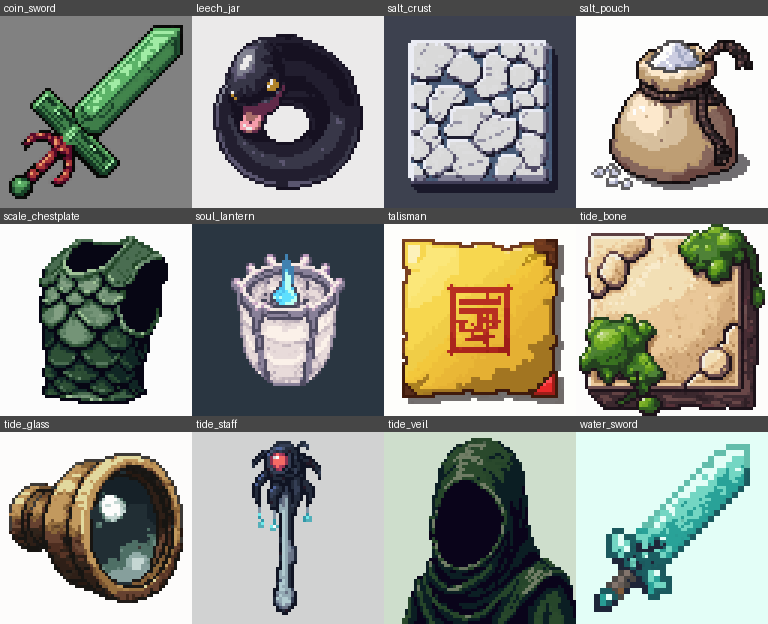
#> input picture references/gear/all_refs.png, 768 x 624 px, given in place of ref_water_sword.png, which was not available
$ python gen_gear.py ../references/gear/all_refs.png
#> lines starting #> are read from the running program, lines starting #| are printed output that depends on the picture; pictures that were not available may be replaced by others from this repository, and a replacement may not be noted
### tools/ref_icon.py
"""Turns a PixelLab reference (64x64 on a flat background) into a 16x16 item icon: knocks out the background
from the corners, crops to the subject, shrinks it keeping hard pixels, and darkens the outer edge to an outline."""
from collections import deque

from PIL import Image


def knock_out(img, tolerance=40):
    img = img.convert("RGBA")
    px = img.load()
    w, h = img.size
    seen = set()
    for corner in ((0, 0), (w - 1, 0), (0, h - 1), (w - 1, h - 1)):
        bg = px[corner]
        queue = deque([corner])
        while queue:
            x, y = queue.popleft()
            if (x, y) in seen or not (0 <= x < w and 0 <= y < h):
                continue
            c = px[x, y]
            if sum(abs(c[k] - bg[k]) for k in range(3)) > tolerance:
                continue
            seen.add((x, y))
            px[x, y] = (0, 0, 0, 0)
            queue.extend(((x + 1, y), (x - 1, y), (x, y + 1), (x, y - 1)))
    return img


def shrink(img, size=16, fill=0.95):
    box = img.getbbox()
    img = img.crop(box)
    w, h = img.size
    scale = size * fill / max(w, h)
    nw, nh = max(1, round(w * scale)), max(1, round(h * scale))
    small = img.resize((nw, nh), Image.BOX)
    out = Image.new("RGBA", (size, size), (0, 0, 0, 0))
    out.alpha_composite(small, ((size - nw) // 2, (size - nh) // 2))
    px = out.load()
    for y in range(size):
        for x in range(size):
            r, g, b, a = px[x, y]
            px[x, y] = (r, g, b, 255) if a >= 110 else (0, 0, 0, 0)
    # outline: opaque pixels touching transparency get darker
    edge = []
    for y in range(size):
        for x in range(size):
            if px[x, y][3] and any(not (0 <= x + dx < size and 0 <= y + dy < size) or px[x + dx, y + dy][3] == 0
                                   for dx, dy in ((1, 0), (-1, 0), (0, 1), (0, -1))):
                edge.append((x, y))
    for x, y in edge:
        r, g, b, a = px[x, y]
        px[x, y] = (int(r * 0.55), int(g * 0.55), int(b * 0.55), 255)
    return out


def icon_from(ref_path, out_path, tolerance=40):
    shrink(knock_out(Image.open(ref_path), tolerance)).save(out_path)


# [6 lines left out: function tile_from, not called in this run]

### tools/gen_gear.py
"""The gear made from the Tide Mother and from the creatures' drops: icons, block and armour textures, models,
blockstates, loot, recipes, tags and names.

Usage: python tools/gen_gear.py <vanilla texture dir with diamond_*.png, diamond_layer_1/2.png, soul_lantern.png>
Most icons are shrunk from the PixelLab references in references/gear (see tools/gear_refs.sh); the staff and the
talisman are drawn here by hand.
"""
import json
import sys
from pathlib import Path

from PIL import Image

from gen_mobs import ROOT, icon, rng
from ref_icon import icon_from, tile_from

VTEX = Path(sys.argv[1])
REFS = ROOT.parents[4] / "references/gear"
M = "horror_town"
DATA = ROOT.parent.parent / "data"
ITEM_TEX = ROOT / "textures/item"
BLOCK_TEX = ROOT / "textures/block"
ARMOUR_TEX = ROOT / "textures/models/armor"


def write(path, data):
    path.parent.mkdir(parents=True, exist_ok=True)
    path.write_text(json.dumps(data, indent=2, ensure_ascii=False) + chr(10), encoding="utf-8")


# [15 lines left out: function recolour, not called in this run]


# ---------------------------------------------------------------- textures

def textures():
    for d in (ITEM_TEX, BLOCK_TEX, ARMOUR_TEX):
        d.mkdir(parents=True, exist_ok=True)
    for name, ref in (("water_sword", "water_sword"), ("tide_veil", "tide_veil"), ("coin_sword", "coin_sword"),
                      ("salt_line", "salt_pouch"), ("soul_lamp", "soul_lantern"), ("tide_glass", "tide_glass")):
        icon_from(REFS / f"ref_{ref}.png", ITEM_TEX / f"{name}.png")
#> in knock_out, img is the input picture: PIL image 768x624 RGBA; mean R, G, B, A 147.7, 149.5, 141.3, 255
#> the loop in knock_out, `for corner in ((0, 0), (w - 1, 0), (0, h - 1), (w - 1, h - 1)):` made 4 passes
#> bg on passes 1 to 4: (70, 70, 70, 255), (0, 0, 0, 0), (253, 252, 251, 255), (227, 254, 247, 255)
#> after the loop in knock_out, `for corner in ((0, 0), (w - 1, 0), (0, h - 1), (w - 1, h - 1)):`: seen = 82084 items
#> in shrink, `box = img.getbbox()`: box = (0, 4, 768, 624)
#> in shrink, `img = img.crop(box)`:
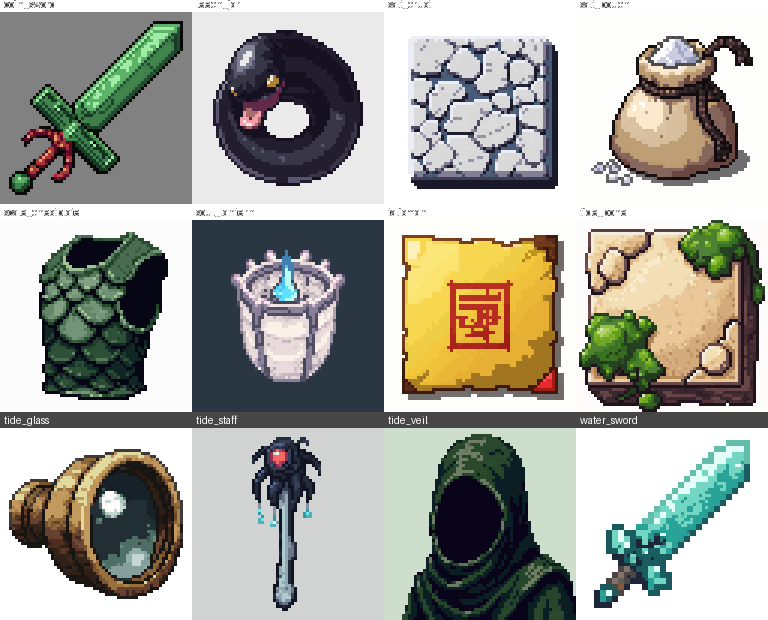
#> img: PIL image 768x620 RGBA; mean R, G, B, A 121.1, 121.2, 113, 212.7; transparent parts drawn white
#> in shrink, `out = Image.new("RGBA", (size, size), (0, 0, 0, 0))`: out: PIL image 16x16 RGBA; every value is 0
#> in shrink, `out.alpha_composite(small, ((size - nw) // 2, (size - nh) // 2))`:
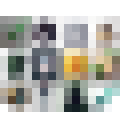
#> out: PIL image 16x16 RGBA (shown 8 times larger); mean R, G, B, A 99.5, 100.8, 94.6, 149.6; transparent parts drawn white
#> the loop in shrink, `for x, y in edge:` made 54 passes
#> (r, g, b) on passes 1 to 12: (131, 131, 131), (129, 129, 129), (122, 136, 123), (131, 154, 135), (218, 218, 219), (134, 131, 140), (208, 206, 209), (247, 247, 245), (241, 241, 239), (218, 217, 217), (213, 210, 210), (122, 127, 123)
#> in icon_from, `shrink(knock_out(Image.open(ref_path), tolerance)).save(out_path)`:
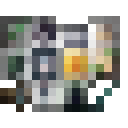
#> saved as water_sword.png: PIL image 16x16 RGBA (shown 8 times larger); mean R, G, B, A 77.9, 77.4, 71.9, 160.4; transparent parts drawn white
#> pass 2 of the loop in textures, `for name, ref in (("water_sword", "water_sword"), ("tide_veil", "tide_..`:
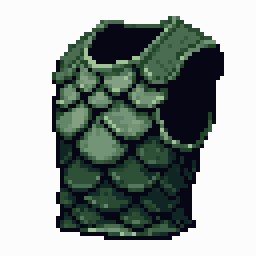
#> input picture references/gear/ref_scale_chestplate.png, 64 x 64 px, given in place of ref_tide_veil.png, which was not available (shown 4 times larger)
#> in knock_out, img is the input picture: PIL image 64x64 RGBA; mean R, G, B, A 150.8, 160.1, 155.6, 255
#> the loop in knock_out (call 2), `for corner in ((0, 0), (w - 1, 0), (0, h - 1), (w - 1, h - 1)):` made 4 passes
#> box = (13, 4, 56, 60)
#> img: PIL image 43x56 RGBA
#> in shrink (call 2), `out.alpha_composite(small, ((size - nw) // 2, (size - nh) // 2))`:
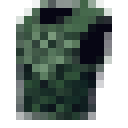
#> out: PIL image 16x16 RGBA (shown 8 times larger); mean R, G, B, A 26.2, 38.6, 32.8, 147.8; transparent parts drawn white
#> the loop in shrink (call 2), `for x, y in edge:` made 41 passes
#> (r, g, b) on passes 1 to 8: (61, 90, 67), (29, 40, 40), (27, 43, 37), (29, 47, 39), (49, 74, 57), (67, 101, 72), (51, 87, 59), (63, 93, 69)
#> in icon_from (call 2), `shrink(knock_out(Image.open(ref_path), tolerance)).save(out_path)`:
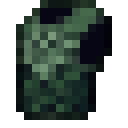
#> saved as tide_veil.png: PIL image 16x16 RGBA (shown 8 times larger); mean R, G, B, A 22.4, 32.8, 27.8, 154.4; transparent parts drawn white

    icon("tide_staff", [
        "...........t.t..",
        "..........tkkkt.",
        ".........tkrrkt.",
        "..........krrk..",
        ".........tkkkt..",
        "........bt.t....",
        ".......bb.......",
        "......bh........",
        ".....bb.........",
        "....hb..........",
        "...bb...........",
        "..bh............",
        ".bb.............",
        ".b..............",
        "w...............",
        "................"], {"b": (204, 198, 180), "h": (26, 30, 28), "k": (70, 86, 86), "t": (104, 120, 118),
                              "r": (225, 34, 26), "w": (90, 170, 184)})
    icon("soul_talisman", [
        "................",
        ".....oyyyyo.....",
        ".....yrrrry.....",
        ".....yyryyy.....",
        ".....yrrrry.....",
        ".....yyryyy.....",
        ".....yryryy.....",
        ".....yyyyyy.....",
        ".....yrrrry.....",
        ".....yryyry.....",
        ".....yrrrry.....",
        ".....yyryyy.....",
        ".....yyrryy.....",
        ".....yyyyyd.....",
        ".....oyyydd.....",
        "................"], {"y": (214, 180, 70), "o": (170, 136, 50), "r": (168, 30, 24), "d": (84, 58, 30)})

    # fish-scale armour: silver-green scales over the diamond pieces
    fish = dict(dark=(40, 58, 62), light=(176, 198, 192))
    for layer in (1, 2):
        recolour(Image.open(VTEX / f"diamond_layer_{layer}.png"), scale_period=2, **fish).save(
            ARMOUR_TEX / f"fish_scale_layer_{layer}.png")
    for piece in ("helmet", "chestplate", "leggings", "boots"):
        recolour(Image.open(VTEX / f"diamond_{piece}.png"), scale_period=3, **fish).save(ITEM_TEX / f"fish_scale_{piece}.png")
    # her veil, worn: a hood of wet, dark weed-green cloth
    recolour(Image.open(VTEX / "diamond_layer_1.png"), dark=(14, 22, 18), light=(70, 92, 76)).save(
        ARMOUR_TEX / "tide_veil_layer_1.png")

    # the soul lamp: the lantern's frame turned to stretched pale skin, its flame left cold and blue
    lamp = Image.open(VTEX / "soul_lantern.png").convert("RGBA")
    px = lamp.load()
    for y in range(lamp.height):
        for x in range(lamp.width):
            r, g, b, a = px[x, y]
            if a and not (b > r + 25 and g > r):
                lum = (0.3 * r + 0.59 * g + 0.11 * b) / 255
                px[x, y] = tuple(int(lo + (hi - lo) * lum) for lo, hi in zip((86, 70, 62), (232, 216, 198))) + (a,)
    lamp.save(BLOCK_TEX / "soul_lamp.png")

    # a scatter of salt grains, thickest down the middle
    salt = Image.new("RGBA", (16, 16), (0, 0, 0, 0))
    spx = salt.load()
    for y in range(16):
        for x in range(16):
            if rng.random() < 0.55 - abs(y - 7.5) * 0.045:
                v = rng.randint(200, 245)
                spx[x, y] = (v, v, v - rng.randint(0, 12), 255)
    salt.save(BLOCK_TEX / "salt_line.png")

    # tide bone: the reference for the side; the end shows the porous marrow in rings
    tile_from(REFS / "ref_tide_bone.png", BLOCK_TEX / "tide_bone.png")
    side = Image.open(BLOCK_TEX / "tide_bone.png").convert("RGBA")
    top = side.copy()
    tpx = top.load()
    for y in range(16):
        for x in range(16):
            d = ((x - 7.5) ** 2 + (y - 7.5) ** 2) ** 0.5
            r, g, b, a = tpx[x, y]
            if d < 3:
                f = 0.45
            elif d < 4.5:
                f = 1.1
            elif d < 6.5:
                f = 0.85 if rng.random() < 0.4 else 1.0
            else:
                f = 0.75
            tpx[x, y] = (min(255, int(r * f)), min(255, int(g * f)), min(255, int(b * f)), 255)
    top.save(BLOCK_TEX / "tide_bone_top.png")


# ---------------------------------------------------------------- models and blockstates

# [32 lines left out: function models, not called in this run]


# ---------------------------------------------------------------- loot, tags, recipes

def item(name):
    return {"item": name if ":" in name else f"{M}:{name}"}


# [16 lines left out: functions shaped, shapeless, drops_itself, not called in this run]


SILK_TOUCH = {"condition": "minecraft:match_tool", "predicate": {"predicates": {"minecraft:enchantments": [
    {"enchantments": "minecraft:silk_touch", "levels": {"min": 1}}]}}}


# [28 lines left out: function data, not called in this run]


NAMES = {
    "item.horror_town.tide_staff": ("潮母法杖", "Tide Mother's Staff"),
    "item.horror_town.water_sword": ("水剑", "Water Sword"),
    "entity.horror_town.water_sword": ("水剑", "Water Sword"),
    "item.horror_town.tide_veil": ("潮母面纱", "Tide Mother's Veil"),
    "block.horror_town.tide_bone": ("潮骨", "Tide Bone"),
    "item.horror_town.fish_scale_helmet": ("鱼鳞盔", "Fish-Scale Cap"),
    "item.horror_town.fish_scale_chestplate": ("鱼鳞甲", "Fish-Scale Vest"),
    "item.horror_town.fish_scale_leggings": ("鱼鳞护腿", "Fish-Scale Leggings"),
    "item.horror_town.fish_scale_boots": ("鱼鳞靴", "Fish-Scale Boots"),
    "item.horror_town.coin_sword": ("铜钱剑", "Coin Sword"),
    "item.horror_town.soul_talisman": ("镇魂符", "Binding Talisman"),
    "entity.horror_town.soul_talisman": ("镇魂符", "Binding Talisman"),
    "block.horror_town.salt_line": ("盐线", "Salt Line"),
    "block.horror_town.soul_lamp": ("引魂灯", "Soul Lamp"),
    "item.horror_town.tide_glass": ("窥潮镜", "Tide Glass"),
    "effect.horror_town.bound": ("镇住", "Bound"),
    "block.horror_town.barnacles": ("藤壶", "Barnacles"),
    "biome.horror_town.brine_waste": ("盐碱荒原", "Brine Waste"),
    "biome.horror_town.barnacle_wood": ("藤壶林", "Barnacle Wood"),
    "biome.horror_town.mildew_plains": ("霉原", "Mildew Plains"),
    "biome.horror_town.sodden_taiga": ("湿杉林", "Sodden Taiga"),
    "biome.horror_town.weeping_crags": ("泣岩山", "Weeping Crags"),
}
GONE = ["item.horror_town.tide_scale_helmet", "item.horror_town.tide_scale_chestplate",
        "item.horror_town.tide_scale_leggings", "item.horror_town.tide_scale_boots"]


# [33 lines left out: functions lang, barnacles, not called in this run]


#> (the run stopped early here; a loop or call above may not have finished)
